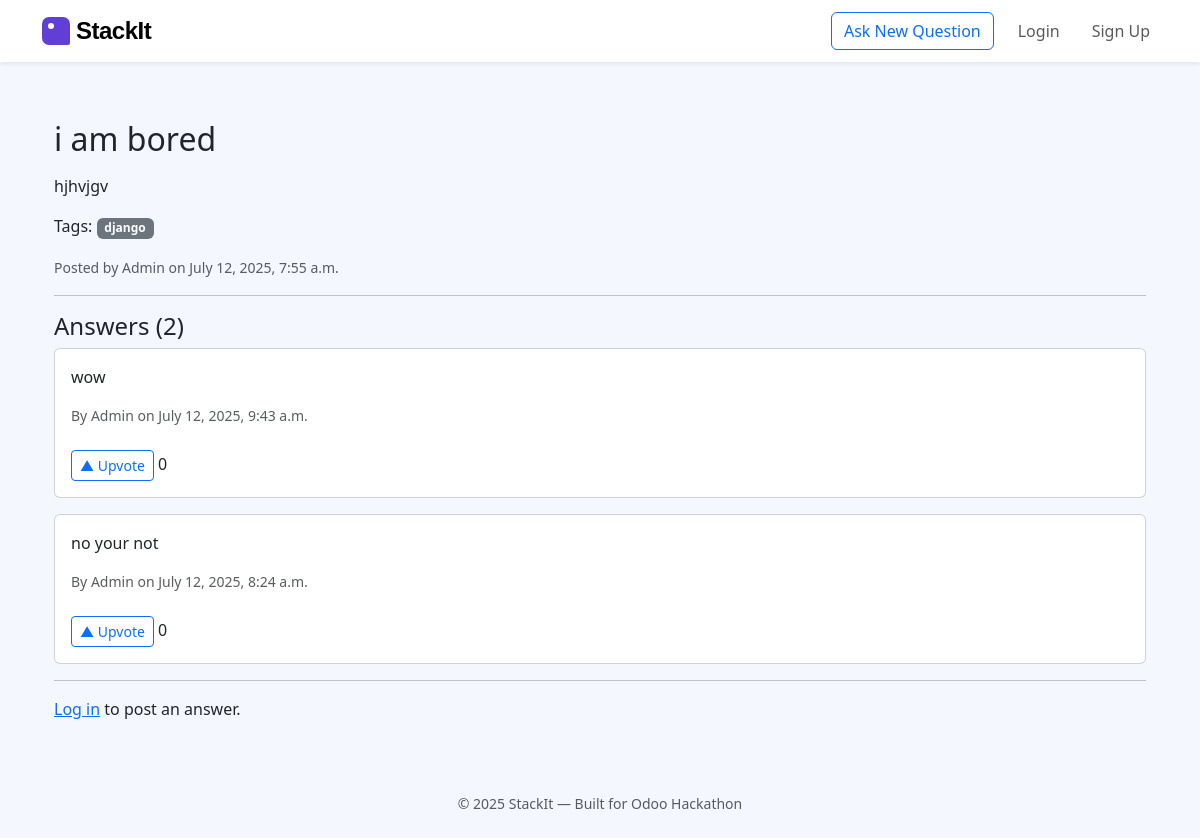
Page /question/4/ on the committed database.
### core/models.py (models this page shows, shortened)
class Question(models.Model):
    user = models.ForeignKey(settings.AUTH_USER_MODEL, on_delete=models.CASCADE)
    title = models.CharField(max_length=200)
    description = CKEditor5Field(config_name='default', blank=True, null=True)
    tags = models.ManyToManyField(Tag, related_name='questions')
    created_at = models.DateTimeField(auto_now_add=True)
    updated_at = models.DateTimeField(auto_now=True)

class Tag(models.Model):
    name = models.CharField(max_length=30, unique=True)

class Answer(models.Model):
    question = models.ForeignKey(Question, on_delete=models.CASCADE, related_name='answers')
    user = models.ForeignKey(settings.AUTH_USER_MODEL, on_delete=models.CASCADE)
    content = CKEditor5Field(config_name='default', blank=True, null=True)
    is_accepted = models.BooleanField(default=False)
    votes = models.IntegerField(default=0)
    created_at = models.DateTimeField(auto_now_add=True)

### accounts/models.py (models this page shows)
class CustomUser(AbstractUser):
    ROLE_CHOICES = (
        ('user', 'User'),
        ('admin', 'Admin'),
    )
    role = models.CharField(max_length=10, choices=ROLE_CHOICES, default='user')

### core/views.py (the view)
# urls.py: path('question/<int:pk>/', views.question_detail, name='question_detail'),
def question_detail(request, pk):
    question = get_object_or_404(Question, pk=pk)
    if request.user.is_authenticated:
        Notification.objects.filter(
            recipient=request.user,
            url=request.path,
            is_read=False
        ).update(is_read=True)
    answers = question.answers.all().order_by('-created_at')
    if request.method == 'POST':
        form = AnswerForm(request.POST)
        if form.is_valid():
            answer = form.save(commit=False)
            answer.question = question
            answer.user = request.user
            answer.save()
            if question.user != request.user:
                Notification.objects.create(
                    recipient=question.user,
                    message=f"{request.user.username} answered your question.",
                    url=question.get_absolute_url()  # make sure Question model has get_absolute_url
                )
            return redirect('question_detail', pk=pk)
    else:
        form = AnswerForm()
    return render(request, 'core/question_detail.html', {
        'question': question,
        'answers': answers,
        'form': form
    })

### core/context_processors.py (called while the page is built, shortened)
def notification_context(request):
    return {}

### templates/core/question_detail.html (shortened to what this page needs)
{% extends 'base.html' %}
{% block content %}
<div class="container mt-4">
  <h2>{{ question.title }}</h2>
  <p>{{ question.description|safe }}</p>
  <p>
    Tags:
    {% for tag in question.tags.all %}
      <span class="badge bg-secondary">{{ tag.name }}</span>
    {% endfor %}
  </p>
  <p><small class="text-muted">Posted by {{ question.user.username }} on {{ question.created_at }}</small></p>
  <hr>
  <h4>Answers ({{ answers.count }})</h4>
  {% for answer in answers %}
    <div class="card mb-3 p-3 {% if answer.is_accepted %}border border-success{% endif %}">
      <p>{{ answer.content|safe }}</p>
      <small class="text-muted">By {{ answer.user.username }} on {{ answer.created_at }}</small><br>
      <form action="{% url 'upvote_answer' answer.id %}" method="post" style="display: inline;">
        <button type="submit" class="btn btn-sm btn-outline-primary">▲ Upvote</button>
        <span>{{ answer.votes }}</span>
      </form>
    </div>
  {% empty %}
    <p>No answers yet. Be the first to answer!</p>
  {% endfor %}
  <hr>
  {% if request.user.is_authenticated %}
    <h5>Your Answer</h5>
    {{ form.media }}
    <form method="post">
      {% csrf_token %}
      {{ form.as_p }}
      <button class="btn btn-primary">Submit Answer</button>
    </form>
  {% else %}
    <p><a href="{% url 'login' %}">Log in</a> to post an answer.</p>
  {% endif %}
</div>
{% endblock %}

### templates/base.html (style rules this page uses)
:root { --stackit-primary: #613fd7; --stackit-secondary: #f5f7ff; }
body { background: var(--stackit-secondary); }

### rows in the picture
Question: title "i am bored", description "hjhvjgv", user.username "Admin", created_at "July 12, 2025, 7:55 a.m."
Tag: name "django"
Answer: content "wow", user.username "Admin", created_at "July 12, 2025, 9:43 a.m.", votes "0"
Answer: content "no your not", user.username "Admin", created_at "July 12, 2025, 8:24 a.m.", votes "0"

### other values in the picture
{{ answers.count }} "2"
{{ year|default:2025 }} "2025"
